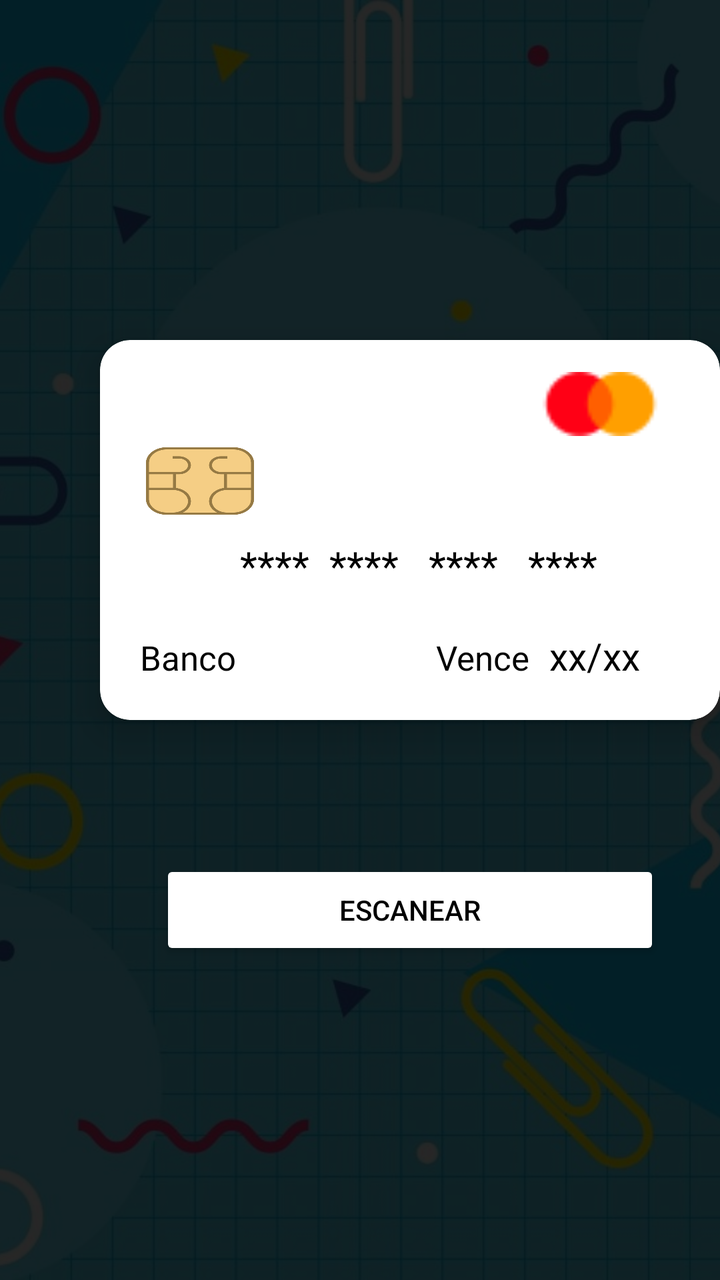
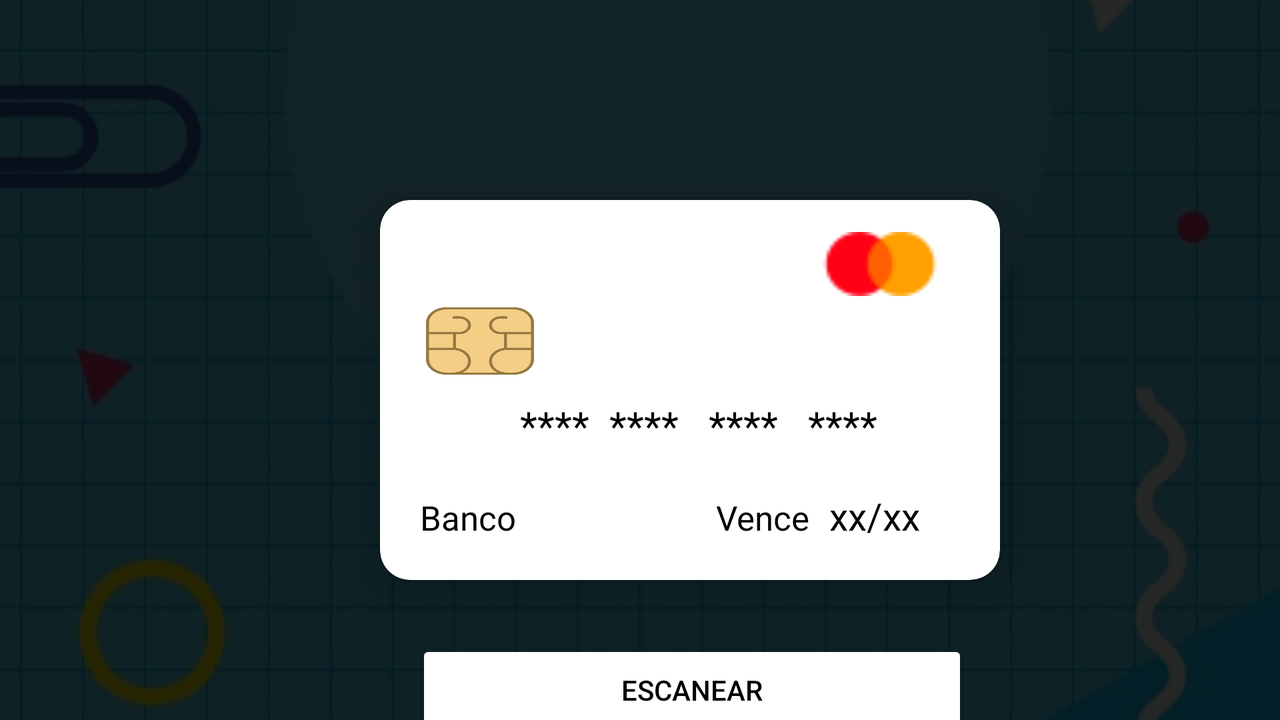

Two renders of one Android screen. The first uses the default layout on a phone; the second uses the alternative layout the repository ships for a different screen configuration, on a matching device. The two XML files are below.
<!-- AndroidManifest.xml: application theme Theme.TFG -->
<!-- res/layout/activity_tarjeta_credito.xml -->
<?xml version="1.0" encoding="utf-8"?>
<androidx.constraintlayout.widget.ConstraintLayout xmlns:android="http://schemas.android.com/apk/res/android"
    xmlns:app="http://schemas.android.com/apk/res-auto"
    xmlns:tools="http://schemas.android.com/tools"
    android:layout_width="match_parent"
    android:layout_height="match_parent"
    tools:context=".Tarjeta_credito">

    <ImageView
        android:id="@+id/imageView5"
        android:layout_width="match_parent"
        android:layout_height="match_parent"
        android:scaleType="centerCrop"
        android:src="@drawable/fondopantalla"
        tools:ignore="ContentDescription" />

    <LinearLayout
        android:layout_width="match_parent"
        android:layout_height="match_parent"
        android:background="#d8000000"
        android:orientation="vertical">

        <Button
            android:layout_width="250dp"
            android:layout_height="50dp"
            app:cornerRadius="30dp"
            android:backgroundTint="@color/white"
            android:layout_marginTop="430dp"
            android:layout_marginLeft="80dp"
            android:text="Escanear"
            android:textColor="@color/black"
            android:onClick="inicio"
            tools:ignore="MissingConstraints" />
    </LinearLayout>


    <androidx.cardview.widget.CardView
        android:id="@+id/cardView"
        android:layout_width="310dp"
        android:layout_height="190dp"
        android:layout_marginLeft="50dp"
        android:layout_marginTop="170dp"
        android:clickable="true"
        app:cardBackgroundColor="@color/white"
        app:cardCornerRadius="15dp"
        app:cardElevation="10dp"
        app:layout_constraintEnd_toEndOf="parent"
        app:layout_constraintHorizontal_bias="0.0"
        app:layout_constraintStart_toStartOf="parent"
        app:layout_constraintTop_toTopOf="parent"
        tools:ignore="MissingConstraints">

        <LinearLayout
            android:layout_width="match_parent"
            android:layout_height="125dp"
            android:orientation="vertical">

            <ImageView
                android:layout_width="60dp"
                android:layout_height="32dp"
                android:layout_marginLeft="220dp"
                android:layout_marginTop="16dp"
                android:background="@drawable/master"/>

            <ImageView
                android:layout_width="60dp"
                android:layout_height="45dp"
                android:background="@drawable/chip"
                android:layout_marginLeft="20dp"/>

            <TextView
                android:layout_width="wrap_content"
                android:layout_height="wrap_content"
                android:textColor="@color/black"
                android:layout_marginTop="6dp"
                android:layout_marginLeft="70dp"
                android:text="****  ****   ****   ****"
                android:textSize="20dp"/>
        </LinearLayout>

        <LinearLayout
            android:layout_width="match_parent"
            android:layout_height="wrap_content"
            android:orientation="horizontal">

            <TextView
                android:layout_width="wrap_content"
                android:layout_height="wrap_content"
                android:layout_marginLeft="20dp"
                android:layout_marginTop="145dp"
                android:text="Banco"
                android:textSize="17sp"
                android:textColor="@color/black"/>
            <TextView
                android:layout_width="wrap_content"
                android:layout_height="wrap_content"
                android:layout_marginLeft="100dp"
                android:layout_marginTop="145dp"
                android:text="Vence"
                android:textSize="17sp"
                android:textColor="@color/black"/>

            <TextView
                android:layout_width="wrap_content"
                android:layout_height="wrap_content"
                android:layout_marginLeft="10dp"
                android:layout_marginTop="145dp"
                android:text="xx/xx"
                android:textSize="19sp"
                android:textColor="@color/black"/>
        </LinearLayout>

    </androidx.cardview.widget.CardView>

</androidx.constraintlayout.widget.ConstraintLayout>
<!-- resources referenced by this layout -->
<resources>
  <color name="black">#FF000000</color>
  <color name="white">#FFFFFFFF</color>
  <!-- drawable chip: png bitmap (drawable, 18524 bytes) -->
  <!-- drawable fondopantalla: jpg bitmap (drawable, 57267 bytes) -->
  <!-- drawable master: png bitmap (drawable, 855 bytes) -->
  <style name="Theme.TFG" parent="Theme.Design">
          
          <item name="colorPrimary">@color/purple_500</item>
          <item name="colorPrimaryVariant">@color/purple_700</item>
          <item name="colorOnPrimary">@color/white</item>
          
          <item name="colorSecondary">@color/teal_200</item>
          <item name="colorSecondaryVariant">@color/teal_700</item>
          <item name="colorOnSecondary">@color/black</item>
          
          <item name="android:statusBarColor" tools:targetApi="l">?attr/colorPrimaryVariant</item>
          
      </style>
  <color name="purple_500">#FF6200EE</color>
  <color name="purple_700">#FF3700B3</color>
  <color name="teal_200">#FF03DAC5</color>
  <color name="teal_700">#FF018786</color>
</resources>
<!-- res/layout-land/activity_tarjeta_credito.xml (the repository's variant of the layout above) -->
<!-- drawn on the phone turned sideways -->
<?xml version="1.0" encoding="utf-8"?>
<androidx.constraintlayout.widget.ConstraintLayout xmlns:android="http://schemas.android.com/apk/res/android"
    xmlns:app="http://schemas.android.com/apk/res-auto"
    xmlns:tools="http://schemas.android.com/tools"
    android:layout_width="match_parent"
    android:layout_height="match_parent"
    tools:context=".Tarjeta_credito">

    <ImageView
        android:id="@+id/imageView5"
        android:layout_width="match_parent"
        android:layout_height="match_parent"
        android:scaleType="centerCrop"
        android:src="@drawable/fondopantalla"
        tools:ignore="ContentDescription" />

    <LinearLayout
        android:layout_width="match_parent"
        android:layout_height="match_parent"
        android:background="#d8000000">

        <Button
            android:layout_width="276dp"
            android:layout_height="50dp"
            android:backgroundTint="@color/white"
            android:onClick="inicio"
            android:text="Escanear"
            android:layout_marginTop="320dp"
            android:layout_marginLeft="208dp"
            android:textColor="@color/black"
            app:cornerRadius="30dp"
            tools:ignore="MissingConstraints" />
    </LinearLayout>


    <androidx.cardview.widget.CardView
        android:id="@+id/cardView"
        android:layout_width="310dp"
        android:layout_height="190dp"
        android:layout_marginStart="190dp"
        android:layout_marginTop="100dp"
        android:clickable="true"
        app:cardBackgroundColor="@color/white"
        app:cardCornerRadius="15dp"
        app:cardElevation="10dp"
        app:layout_constraintEnd_toEndOf="parent"
        app:layout_constraintHorizontal_bias="0.0"
        app:layout_constraintStart_toStartOf="parent"
        app:layout_constraintTop_toTopOf="parent"
        tools:ignore="MissingConstraints">

        <LinearLayout
            android:layout_width="match_parent"
            android:layout_height="125dp"
            android:orientation="vertical">

            <ImageView
                android:layout_width="60dp"
                android:layout_height="32dp"
                android:layout_marginLeft="220dp"
                android:layout_marginTop="16dp"
                android:background="@drawable/master" />

            <ImageView
                android:layout_width="60dp"
                android:layout_height="45dp"
                android:layout_marginLeft="20dp"
                android:background="@drawable/chip" />

            <TextView
                android:layout_width="wrap_content"
                android:layout_height="wrap_content"
                android:layout_marginLeft="70dp"
                android:layout_marginTop="6dp"
                android:text="****  ****   ****   ****"
                android:textColor="@color/black"
                android:textSize="20dp" />
        </LinearLayout>

        <LinearLayout
            android:layout_width="match_parent"
            android:layout_height="wrap_content"
            android:orientation="horizontal">

            <TextView
                android:layout_width="wrap_content"
                android:layout_height="wrap_content"
                android:layout_marginLeft="20dp"
                android:layout_marginTop="145dp"
                android:text="Banco"
                android:textColor="@color/black"
                android:textSize="17sp" />

            <TextView
                android:layout_width="wrap_content"
                android:layout_height="wrap_content"
                android:layout_marginLeft="100dp"
                android:layout_marginTop="145dp"
                android:text="Vence"
                android:textColor="@color/black"
                android:textSize="17sp" />

            <TextView
                android:layout_width="wrap_content"
                android:layout_height="wrap_content"
                android:layout_marginLeft="10dp"
                android:layout_marginTop="145dp"
                android:text="xx/xx"
                android:textColor="@color/black"
                android:textSize="19sp" />

        </LinearLayout>

    </androidx.cardview.widget.CardView>

</androidx.constraintlayout.widget.ConstraintLayout>
